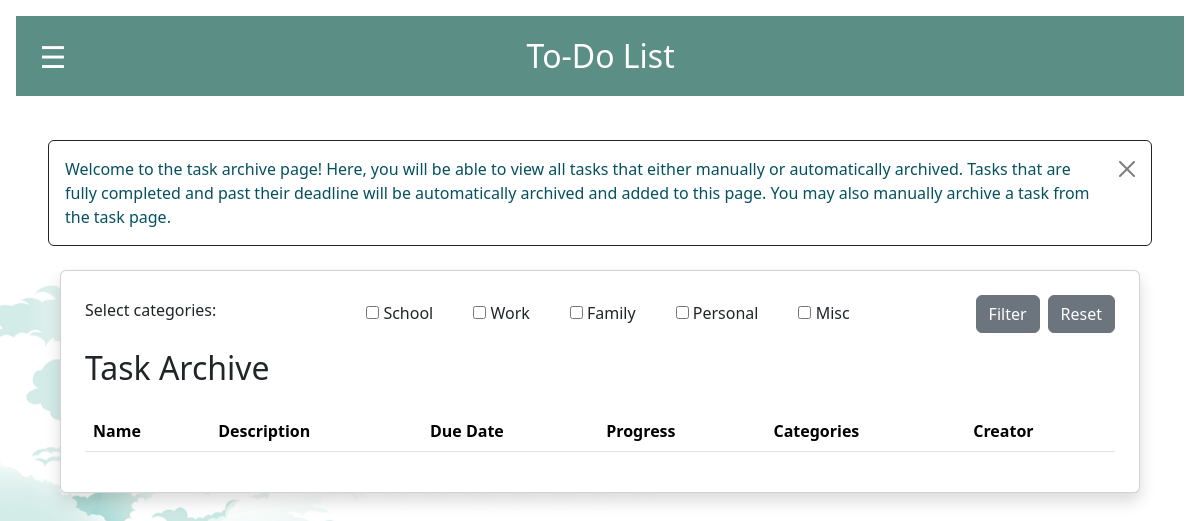
Page /task_archive/ (signed in) on the committed database.
### todoapp/models.py (models this page shows)
class Category(models.Model):
    name = models.CharField(max_length=50)
    def __str__(self):
        return self.name

### todoapp/views.py (the view)
# urls.py: path('task_archive/', task_archive, name='task_archive'),
def task_archive(request):
    form, _, _, filtered_archived_tasks = get_filtered_tasks(request)
    return render(request, 'task_archive.html', {
        'archived_tasks': filtered_archived_tasks,
        'form': form,
    })

### todoapp/forms.py
class FilterTasksForm(forms.Form):
    user_category_filter = forms.ModelMultipleChoiceField(
        queryset=Category.objects.all(),
        widget=forms.CheckboxSelectMultiple,
        required=False,
        label="Select categories:"
    )

### todoapp/context_processors.py (called while the page is built)
def vapid_key(request):
    return {
        'vapid_key': settings.VAPID_PUBLIC_KEY
    }

### todoapp/views.py (called while the page is built, shortened)
def get_filtered_tasks(request):
    form = FilterTasksForm(request.GET or None)
    my_filtered_tasks = Task.objects.filter(
        creator=request.user,
        is_archived=False
    )
    shared_filtered_tasks = Task.objects.filter(
        assigned_users=request.user,
        is_archived=False
    )
    filtered_archived_tasks = Task.objects.filter(
        is_archived=True
    ).filter(
        Q(creator=request.user) | Q(assigned_users=request.user)
    ).distinct()
    return form, my_filtered_tasks, shared_filtered_tasks, filtered_archived_tasks

### todoapp/templates/task_archive.html (shortened to what this page needs)
{% extends 'base.html' %}
{% block content %}
<div class="alert alert-info alert-dismissible fade show d-flex justify-content-between align-items-center flex-wrap gap-2 border border-dark" style="background-color:white;" role="alert">
    <p class="mb-0">
      Welcome to the task archive page! Here, you will be able to view all tasks that either manually or automatically archived. Tasks that are fully completed and past their deadline will be automatically archived and added to this page. You may also manually archive a task from the task page.
    </p>
    <button type="button" class="btn-close" data-bs-dismiss="alert" aria-label="Close"></button>
</div>
<div class="container mt-4">
    <div class="card p-4 shadow">
        <div class="filter-form mb-3">
            <form method="get" name="filter_tasks" class="d-flex justify-content-between align-items-center flex-wrap gap-2">
                <label class="form-label">{{ form.user_category_filter.label }}</label>
                <div class="d-flex flex-row gap-3">
                    {% for checkbox in form.user_category_filter %}
                        <div class="form-check">
                            {{ checkbox.tag }}
                            <label class="form-check-label">{{ checkbox.choice_label }}</label>
                        </div>
                    {% endfor %}
                </div>
                <div class="d-flex gap-2">
                    <button type="submit" name="make-filter" class="btn btn-secondary">Filter</button>
                    <button type="button" name="reset-filter" class="btn btn-secondary" onclick="resetFilter()">Reset</button>
                </div>
            </form>
        </div>
        <h2 class="mb-4">Task Archive</h2>
        <table class="table">
            <thead>
                <tr>
                    <th>Name</th>
                    <th>Description</th>
                    <th>Due Date</th>
                    <th>Progress</th>
                    <th>Categories</th>
                    <th>Creator</th>
                </tr>
            </thead>
        </table>
    </div>
</div>
{% endblock %}

### todoapp/templates/base.html (style rules this page uses)
body { margin: 0; background-image: url('../static/todolist-background.png'); background-size: cover; background-repeat: no-repeat; }

### rows in the picture
Category: choice_label "School"
Category: choice_label "Work"
Category: choice_label "Family"
Category: choice_label "Personal"
Category: choice_label "Misc"
